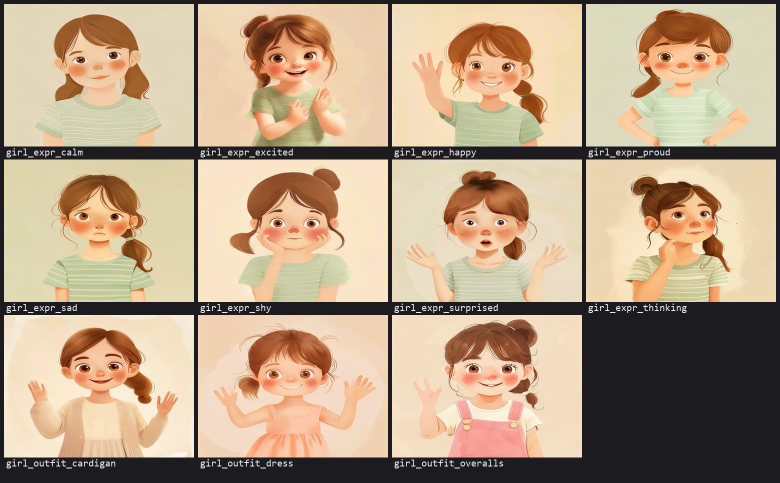
#> input picture assets/characters/_sheet_friend.png, 1560 x 965 px (shown at 1/2 size)
$ python -i render.py   (imports and definitions only)
#> lines starting #> are read from the running program, lines starting #| are printed output that depends on the picture
#> in _illustration_base, base is the input picture: PIL image 1560x965 RGB; mean R, G, B 184.5, 162, 135.5
"""画面层:用 Pillow 渲染低刺激、感官友好的中英双语幻灯 PNG。

设计原则(循证:自闭症视觉支持宜简洁、低刺激、一致、具体):
- 柔和低对比背景 + 清晰大字;
- 布局每屏一致、可预期;
- 一个简单具体的图标(emoji)代表画面主体;
- 右上角进度指示(1 / 7),增强可预期性;
- 底部固定标注“示范·需专业审核 / Draft·needs review”。
"""

from __future__ import annotations

from pathlib import Path

from PIL import Image, ImageDraw, ImageFont

from .models import Scene, StoryScript

# ---- 画布与配色(柔和、低刺激)----
W, H = 1280, 720
BG = (245, 241, 233)          # 暖米白
ACCENT = (127, 160, 152)      # 柔和鼠尾草绿
TEXT_ZH = (51, 58, 64)        # 深灰,阅读友好
TEXT_EN = (108, 118, 116)     # 更柔和的灰绿
FOOTER = (168, 164, 156)      # 低调页脚

# ---- 字体候选路径(Windows 系统字体兜底;推荐额外安装 Noto Sans SC)----
_CJK_FONTS = [
    "C:/Windows/Fonts/msyh.ttc",       # 微软雅黑
    "C:/Windows/Fonts/msyhl.ttc",
    "assets/fonts/NotoSansSC-Regular.otf",
    "/usr/share/fonts/opentype/noto/NotoSansCJK-Regular.ttc",
]
_CJK_BOLD = [
    "C:/Windows/Fonts/msyhbd.ttc",
    "C:/Windows/Fonts/msyh.ttc",
]
_EMOJI_FONTS = [
    "C:/Windows/Fonts/seguiemj.ttf",   # Segoe UI Emoji(彩色)
]


# [23 lines left out: functions _first_existing, _load_font, _emoji_font, not called in this run]


# 行首禁则(避头):这些标点不应出现在一行的开头,应回退到上一行末尾。
_LEADING_FORBIDDEN = set("、。,.!?;:)]}】》」』’”%）!?;:,")


# [155 lines left out: functions _fix_leading_punct, wrap_text, _draw_centered_block, _draw_emoji, _base_slide, _draw_footer and 4 more, not called in this run]


# =====================================================================
# 训练模块渲染:示范 / 练习(轮到你留白)/ 社交选择 / 收尾 幻灯 + 可打印卡片
# =====================================================================
_CARD_KIND_ZH = {
    "step": "步骤卡", "emotion": "情绪卡", "choice": "选择卡",
    "schedule": "流程卡", "reminder": "提醒卡",
}


# [70 lines left out: functions _draw_tag, _training_slide, render_training_title, render_training_intro, render_training_step, render_practice_prompt, not called in this run]


def render_practice_answer(trial, out_path):
    return _training_slide(out_path, tag="可以这样说 · Like this", emoji="💬",
                           zh=trial.answer_zh, en=trial.answer_en, zh_size=50, top=340)


def render_practice_reinforce(trial, out_path):
    return _training_slide(out_path, tag="做得好 · Great job", emoji="🌟",
                           zh=trial.reinforce_zh, en=trial.reinforce_en, zh_size=48, top=340)


# [24 lines left out: function render_choice_scenario, not called in this run]


def render_choice_outcome(letter, option, out_path):
    return _training_slide(out_path, tag=f"选 {letter}:{option.label_zh}", emoji=option.icon or "🙂",
                           zh=option.outcome_zh, en=option.outcome_en, zh_size=46, top=330)


# [30 lines left out: functions render_training_review, render_card, not called in this run]


# =====================================================================
# 插画页:一张绘本插画铺满整页 + 底部柔和字幕带(中英)。用于"精美配图"模式。
# =====================================================================
_CAPTION_BAND = (250, 246, 238, 130)      # 半透明奶白字幕带:alpha 130,更通透、少遮挡背景插画


def _cover_fit(im: Image.Image, w: int, h: int) -> Image.Image:
    """等比缩放并居中裁剪,使图片恰好铺满 w×h(cover)。"""
#> called with w = 1280, h = 720
    r = max(w / im.width, h / im.height)
#> r = 0.821
    im = im.resize((max(1, int(im.width * r)), max(1, int(im.height * r))), Image.LANCZOS)
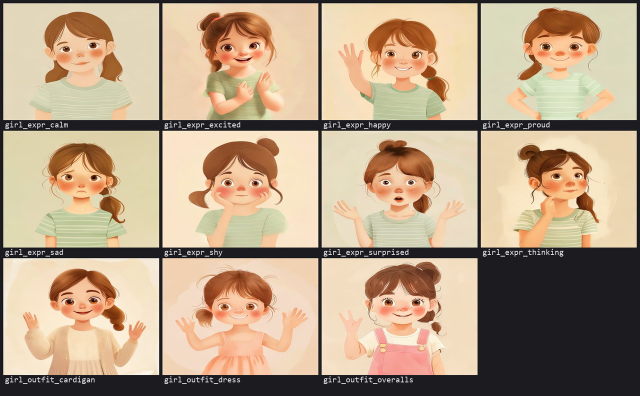
#> im: PIL image 1280x791 RGB (shown at 1/2 size); mean R, G, B 184.5, 162, 135.5
    x = (im.width - w) // 2
#> x = 0
    y = (im.height - h) // 2
#> y = 35
    return im.crop((x, y, x + w, y + h))
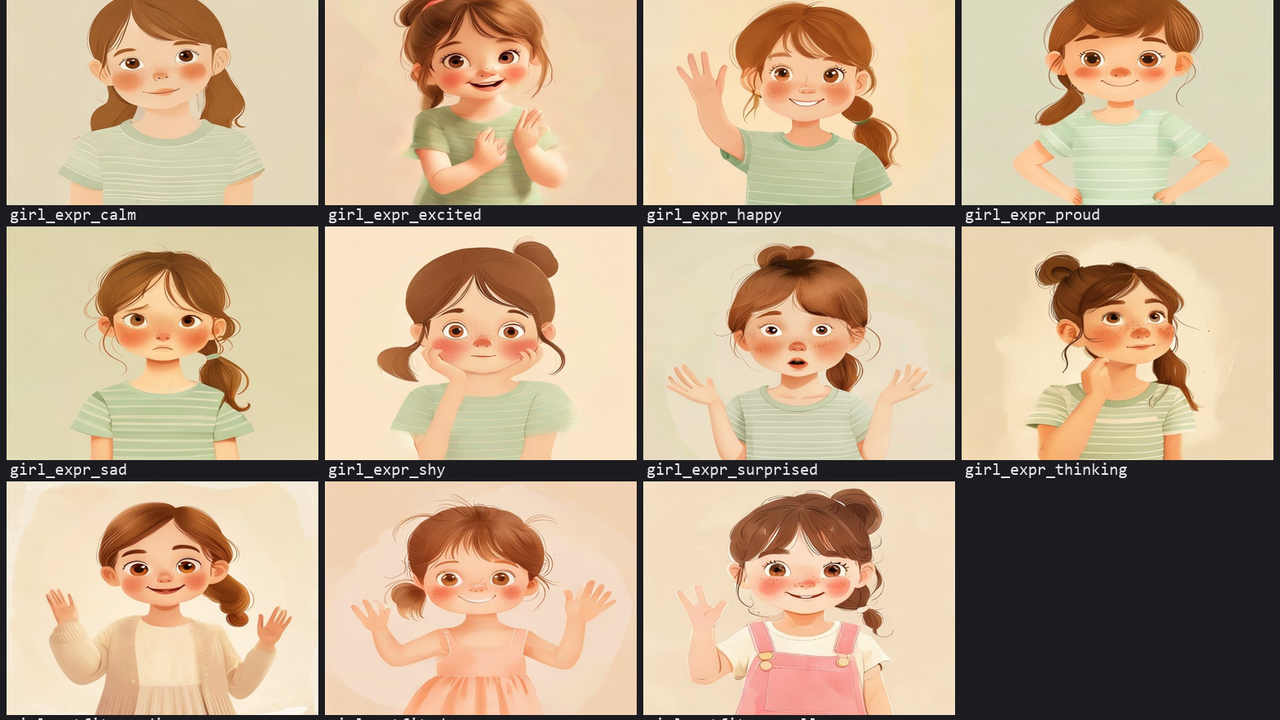
#> returned value: PIL image 1280x720 RGB; mean R, G, B 192, 168, 140


def _illustration_base(image_png) -> Image.Image:
    """底帧:载入插画 → cover 铺满 1280x720 → 加顶部品牌色条;返回 RGBA(不含任何文字)。
    render_illustrated 与 render_base_frame 共用它,保证两条路的底图完全一致。"""
    base = Image.open(image_png).convert("RGB")
    base = _cover_fit(base, W, H).convert("RGBA")
#> base: PIL image 1280x720 RGBA
    d0 = ImageDraw.Draw(base)
    d0.rectangle([(0, 0), (W, 8)], fill=ACCENT + (255,))          # 顶部品牌色条
    return base


# [66 lines left out: functions render_illustrated, render_base_frame, not called in this run]

>>> result = _illustration_base('../assets/characters/_sheet_friend.png')

$ run again, on assets/characters/_sheet_together.png
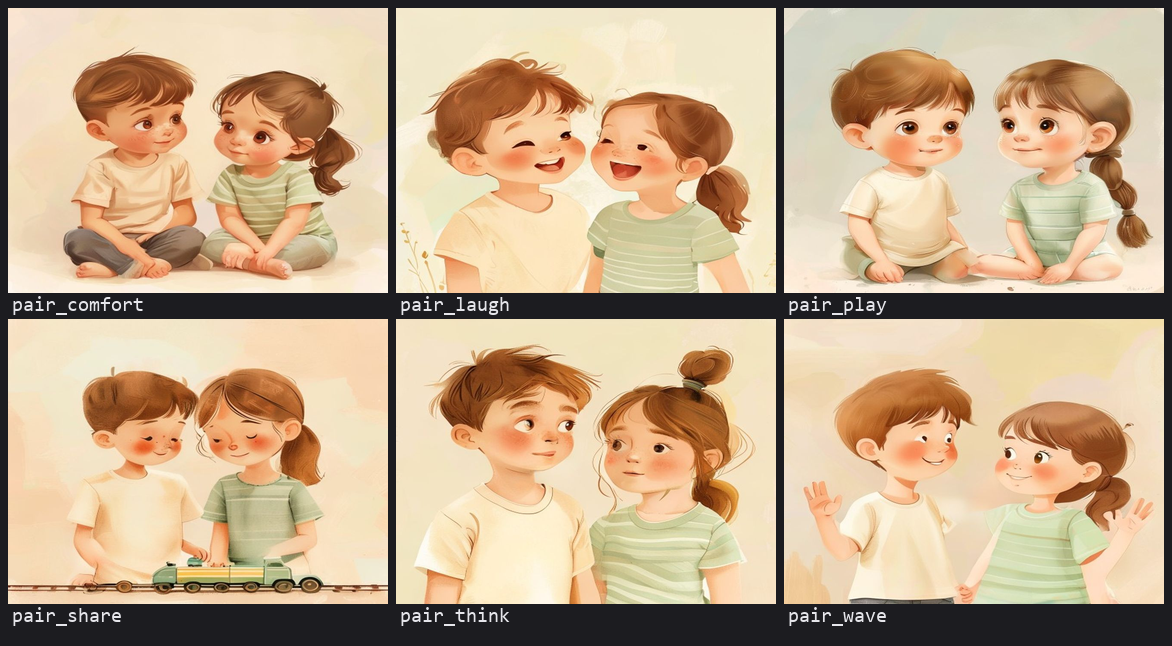
#> input picture assets/characters/_sheet_together.png, 1172 x 646 px
#> in _illustration_base, base is the input picture: PIL image 1172x646 RGB; mean R, G, B 197.9, 172.7, 142.3
#> in _cover_fit, `return im.crop((x, y, x + w, y + h))`:
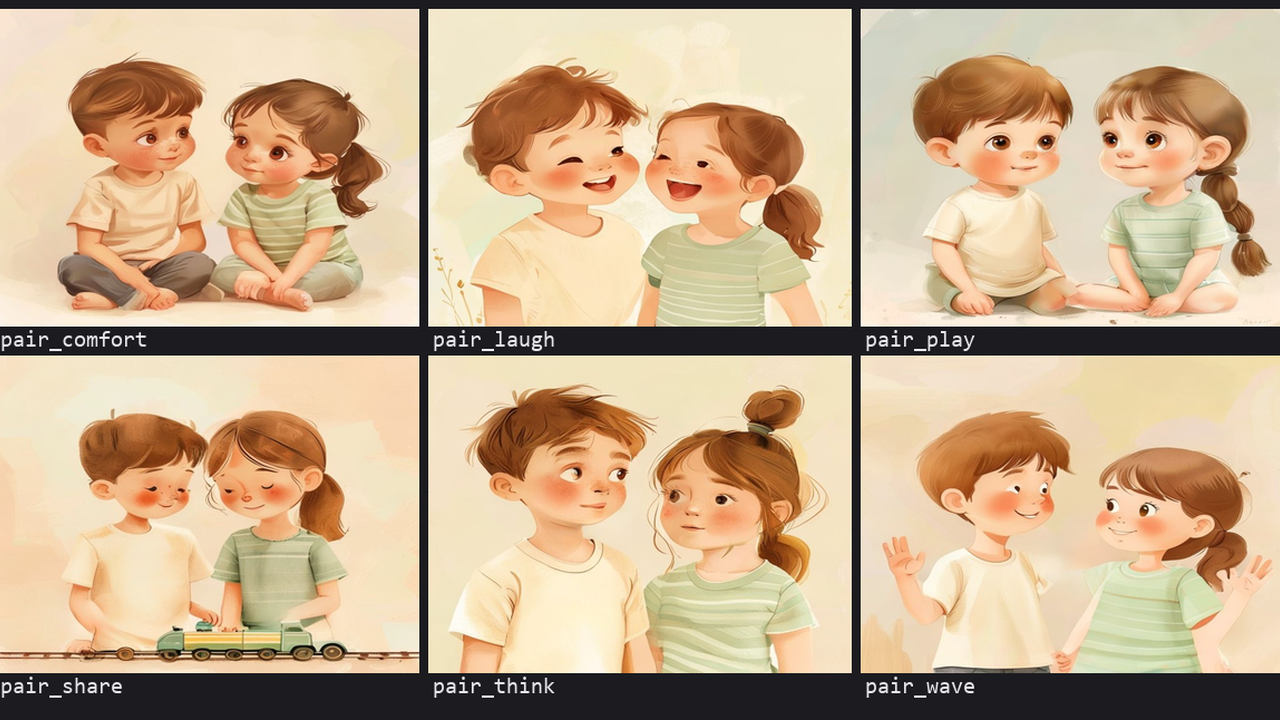
#> returned value: PIL image 1280x720 RGB; mean R, G, B 200, 174.5, 143.6
#> base: PIL image 1280x720 RGBA

$ run again, on assets/characters/_sheet_xiaoming.png
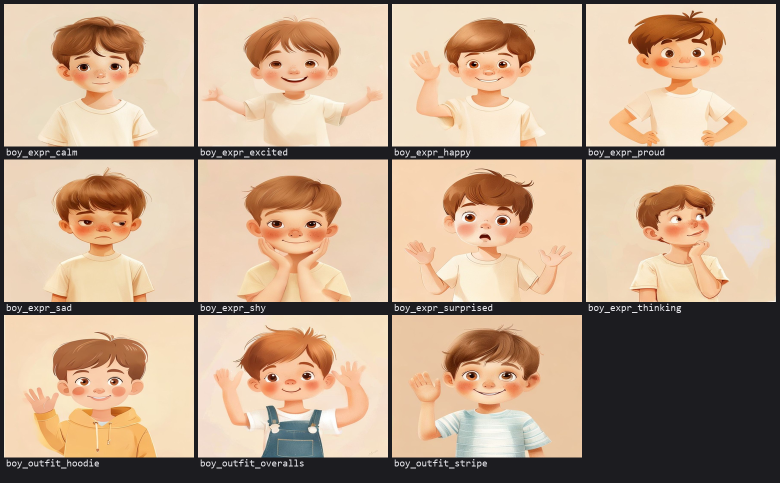
#> input picture assets/characters/_sheet_xiaoming.png, 1560 x 965 px (shown at 1/2 size)
#> in _illustration_base, base is the input picture: PIL image 1560x965 RGB; mean R, G, B 190.1, 164, 139.9
#> in _cover_fit, `im = im.resize((max(1, int(im.width * r)), max(1, int(im.height * r)))..`:
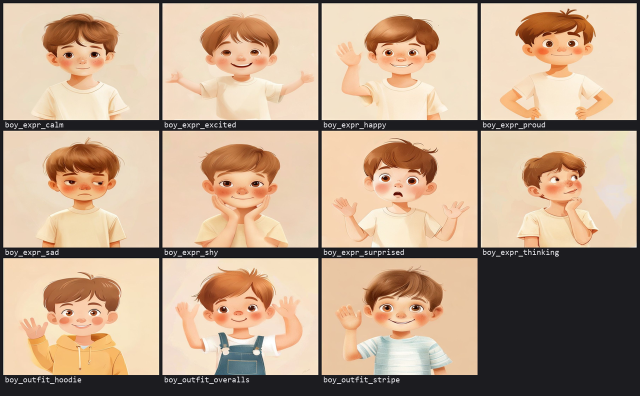
#> im: PIL image 1280x791 RGB (shown at 1/2 size); mean R, G, B 190, 164, 139.9
#> in _cover_fit, `return im.crop((x, y, x + w, y + h))`:
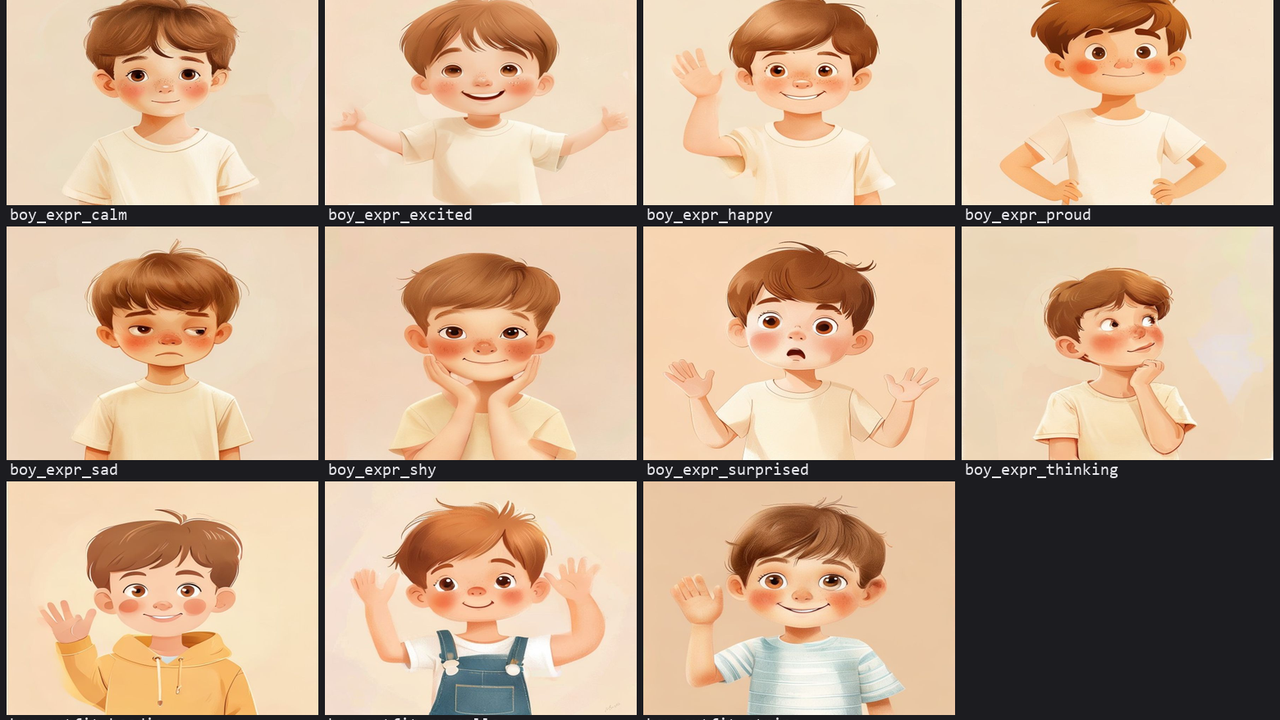
#> returned value: PIL image 1280x720 RGB; mean R, G, B 197.6, 169.9, 144.1
#> base: PIL image 1280x720 RGBA
